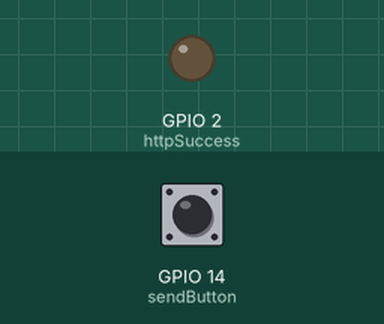
This program was run on a simulated ESP32. Shown: output pins drawn as LEDs (lit = HIGH). Inputs (shaded band) come from the test bench; at power-on: GPIO 14 (sendButton) LOW. WiFi joins after 1.5 s; servers stay silent unless stated; uploads are accepted with an empty reply; the camera gives no picture; what the program prints to the serial monitor is not drawn.

Above: at 3.0 s.
3.1 s: GPIO 14 (sendButton) pulled HIGH for 0.15 s
At 4.8 s:
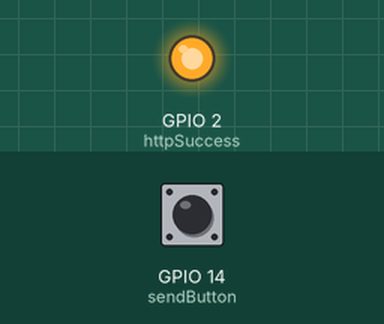
6.2 s: GPIO 14 (sendButton) pulled HIGH for 1 s
At 11.3 s:
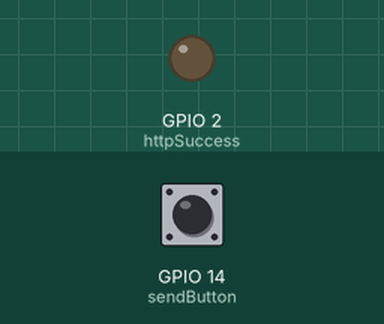
Timing chart, 0 to 12.8 s (numbered marks = the images above; inputs shaded):
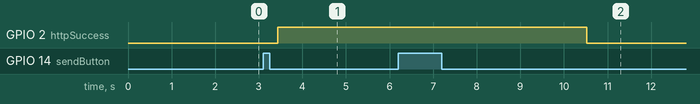

Measured:
- after the input at 3.1 s, GPIO 2 (httpSuccess): LOW → HIGH after 0.33 s
- after the input at 6.2 s, GPIO 2 (httpSuccess): HIGH → LOW after 4.3 s instead of 0.23 s

The program:

main.cpp
```cpp
/*
  author: Dario Arias

*/

// adding comment to test git configuration

#include <Arduino.h>
#include <WiFi.h>
#include "soc/soc.h"
#include "soc/rtc_cntl_reg.h"
#include "esp_camera.h"

const char* ssid = "alterno.office";
const char* password = "sand.battery";

String serverName = "143.198.93.170";   // REPLACE WITH YOUR Raspberry Pi IP ADDRESS
//String serverName = "example.com";   // OR REPLACE WITH YOUR DOMAIN NAME

String serverPath = "/upload";     // The default serverPath should be upload.php

String deviceId = "2121";

const int serverPort = 80;
const int httpSuccess = 2;
const int sendButton = 14;

WiFiClient client;

// CAMERA_MODEL_AI_THINKER
#define PWDN_GPIO_NUM     32
#define RESET_GPIO_NUM    -1
#define XCLK_GPIO_NUM      0
#define SIOD_GPIO_NUM     26
#define SIOC_GPIO_NUM     27

#define Y9_GPIO_NUM       35
#define Y8_GPIO_NUM       34
#define Y7_GPIO_NUM       39
#define Y6_GPIO_NUM       36
#define Y5_GPIO_NUM       21
#define Y4_GPIO_NUM       19
#define Y3_GPIO_NUM       18
#define Y2_GPIO_NUM        5
#define VSYNC_GPIO_NUM    25
#define HREF_GPIO_NUM     23
#define PCLK_GPIO_NUM     22

const int timerInterval = 3000;    // time between each HTTP POST image
unsigned long previousMillis = 0;   // last time image was sent


String sendPhoto() ;

void setup() {
  WRITE_PERI_REG(RTC_CNTL_BROWN_OUT_REG, 0);
  Serial.begin(115200);

  WiFi.mode(WIFI_STA);
   Serial.println();
   Serial.print("Connecting to ");
   Serial.println(ssid);
  WiFi.begin(ssid, password);
  while (WiFi.status() != WL_CONNECTED) {
     Serial.print(".");
    delay(500);
  }
   Serial.println();
   Serial.print("ESP32-CAM IP Address: ");
   Serial.println(WiFi.localIP());

  camera_config_t config;
  config.ledc_channel = LEDC_CHANNEL_0;
  config.ledc_timer = LEDC_TIMER_0;
  config.pin_d0 = Y2_GPIO_NUM;
  config.pin_d1 = Y3_GPIO_NUM;
  config.pin_d2 = Y4_GPIO_NUM;
  config.pin_d3 = Y5_GPIO_NUM;
  config.pin_d4 = Y6_GPIO_NUM;
  config.pin_d5 = Y7_GPIO_NUM;
  config.pin_d6 = Y8_GPIO_NUM;
  config.pin_d7 = Y9_GPIO_NUM;
  config.pin_xclk = XCLK_GPIO_NUM;
  config.pin_pclk = PCLK_GPIO_NUM;
  config.pin_vsync = VSYNC_GPIO_NUM;
  config.pin_href = HREF_GPIO_NUM;
  config.pin_sscb_sda = SIOD_GPIO_NUM;
  config.pin_sscb_scl = SIOC_GPIO_NUM;
  config.pin_pwdn = PWDN_GPIO_NUM;
  config.pin_reset = RESET_GPIO_NUM;
  config.xclk_freq_hz = 20000000;
  config.pixel_format = PIXFORMAT_JPEG;

  // init with high specs to pre-allocate larger buffers
  if(psramFound()){
    config.frame_size = FRAMESIZE_SVGA;
    config.jpeg_quality = 10;  //0-63 lower number means higher quality
    config.fb_count = 2;
  } else {
    config.frame_size = FRAMESIZE_CIF;
    config.jpeg_quality = 12;  //0-63 lower number means higher quality
    config.fb_count = 1;
  }

  // camera init
  esp_err_t err = esp_camera_init(&config);
  if (err != ESP_OK) {
     Serial.printf("Camera init failed with error 0x%x", err);
    delay(1000);
    ESP.restart();
  }

  pinMode(sendButton, INPUT);

  pinMode(httpSuccess, OUTPUT);
  digitalWrite(httpSuccess, LOW);

//  sendPhoto();
}

void loop() {
  // TODO send a photo when a button is pressed
  unsigned long currentMillis = millis();
  int buttonState = digitalRead(sendButton);

  if (currentMillis - previousMillis >= timerInterval) {
    digitalWrite(httpSuccess, LOW);
    previousMillis = currentMillis;
  }

  if(buttonState) {
    Serial.println("\nSending photo");
    sendPhoto();
    buttonState = 0;
  }

}
String sendPhoto() {
  String getBody;

  camera_fb_t * fb = NULL;
  fb = esp_camera_fb_get();
  if(!fb) {
    Serial.println("Camera capture failed");
    delay(1000);
    ESP.restart();
  }

  Serial.println("Connecting to server: " + serverName);

  if (client.connect(serverName.c_str(), serverPort)) {
    Serial.println("Connection successful!");

    String boundary = "--------------------------" + String(micros(), HEX);
    String head = "--" + boundary + "\r\n" +
                  "Content-Disposition: form-data; name=\"file\"; filename=\"esp32-cam.jpg\"\r\n" +
                  "Content-Type: image/jpeg\r\n\r\n";
    String tail = "\r\n--" + boundary + "--\r\n";

    uint32_t imageLen = fb->len;
    uint32_t extraLen = head.length() + tail.length();
    uint32_t totalLen = imageLen + extraLen;

    client.println("POST " + serverPath + " HTTP/1.1");
    client.println("Host: " + serverName);
    client.println("Content-Type: multipart/form-data; boundary=" + boundary);
    client.println("Content-Length: " + String(totalLen));
    client.println("deviceid: " + deviceId);
    client.println();
    client.print(head);

    size_t fbLen = fb->len;
    uint8_t *fbBuf = fb->buf;

    // Send image data
    client.write(fbBuf, fbLen);

    // Send end of multipart/form-data
    client.print(tail);

    esp_camera_fb_return(fb);

    // Wait for server response
    unsigned long timeout = millis();
    while (client.available() == 0) {
      if (millis() - timeout > 5000) {
        Serial.println(">>> Client Timeout !");
        client.stop();
        return "";
      }
    }

    // Read response from server
    while (client.available()) {
      char c = client.read();
      getBody += c;
    }

    client.stop();

    Serial.println("Response from server:");
    Serial.println(getBody);

    digitalWrite(httpSuccess, HIGH);
    previousMillis = millis();
  } else {
    Serial.println("Connection to " + serverName + " failed.");
    getBody = "Connection failed";
    digitalWrite(httpSuccess, LOW);
  }

  return getBody;
}

/*
String sendPhoto() {
  String getAll;
  String getBody;

  camera_fb_t * fb = NULL;
  fb = esp_camera_fb_get();
  if(!fb) {
     Serial.println("Camera capture failed");
    delay(1000);
    ESP.restart();
  }

   Serial.println("Connecting to server: " + serverName);

  if (client.connect(serverName.c_str(), serverPort)) {
     Serial.println("Connection successful!");
    String head = "--IOTobjectCounter\r\nContent-Disposition: form-data; name=\"name\"; filename=\"esp32-cam.jpg\"\r\nContent-Type: image/jpeg\r\n\r\n";
    String tail = "\r\n--IOTobjectCounter--\r\n";

    uint32_t imageLen = fb->len;
    uint32_t extraLen = head.length() + tail.length();
    uint32_t totalLen = imageLen + extraLen;

    client.println("POST " + serverPath + " HTTP/1.1");
    client.println("Host: " + serverName);
    //client.println("x-device-id: " + deviceId);
    client.println("deviceid: " + deviceId);
    client.println("Content-Length: " + String(totalLen));
    client.println("Content-Type: multipart/form-data; boundary=IOTobjectCounter");
    client.println();
    client.print(head);


    uint8_t *fbBuf = fb->buf;
    size_t fbLen = fb->len;

    // data
    for (size_t n = 0; n < fbLen; n += 1024) {
      if (n + 1024 < fbLen) {
        client.write(fbBuf, 1024);
        fbBuf += 1024;
      }
      else if (fbLen % 1024 > 0) {
        size_t remainder = fbLen % 1024;
        client.write(fbBuf, remainder);
      }
    }

    client.print(tail);

    // simple get request.
//    client.println("GET /statusz HTTP/1.1");
//    client.println("Host: " + serverName);
//    client.println();

     Serial.println("Request completed");

    esp_camera_fb_return(fb);

    int timoutTimer = 10000;
    long startTimer = millis();
    boolean state = false;
    boolean charsRead = false;

    while ((startTimer + timoutTimer) > millis()) {
       Serial.print(".");
      delay(100);

      // while there are available chars
      while (client.available()) {
        char c = client.read();
        if (c == '\n') {
          if (getAll.length() == 0) {
            state = true;
          }
          getAll = "";
        }
        else if (c != '\r') {
          getAll += String(c);
        }

        if (state) {
          getBody += String(c);
        }

        startTimer = millis();
      }

      // if you read all characters don't try again.
      if (getBody.length() > 0) {
        charsRead = true;
        break;
      }
    }

    // TODO
    // Turn a led when the message is sent succesfully
    if(!charsRead) {
      Serial.println("\nClient response timeout");
      digitalWrite(httpSuccess, LOW);
    }
    else {
      Serial.println();
      client.stop();
      Serial.println(getBody + '\n');
      digitalWrite(httpSuccess, HIGH);
      previousMillis = millis();
    }

  }
  else {
    getBody = "Connection to " + serverName +  " failed.";
     Serial.println(getBody);

  }
  return getBody;
}
*/
```
